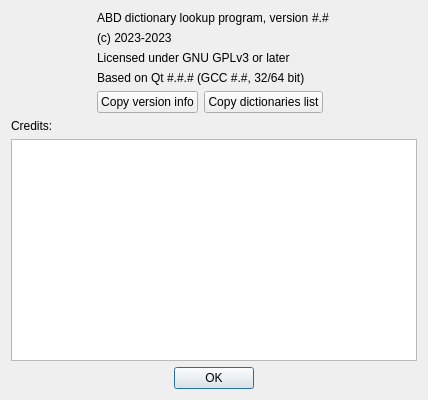
<?xml version="1.0" encoding="UTF-8"?>
<ui version="4.0">
 <class>About</class>
 <widget class="QDialog" name="About">
  <property name="windowModality">
   <enum>Qt::NonModal</enum>
  </property>
  <property name="geometry">
   <rect>
    <x>0</x>
    <y>0</y>
    <width>428</width>
    <height>400</height>
   </rect>
  </property>
  <property name="windowTitle">
   <string>About</string>
  </property>
  <property name="modal">
   <bool>true</bool>
  </property>
  <layout class="QVBoxLayout" name="verticalLayout_2">
   <item>
    <layout class="QHBoxLayout" name="horizontalLayout">
     <item>
      <widget class="QLabel" name="icon">
       <property name="minimumSize">
        <size>
         <width>80</width>
         <height>80</height>
        </size>
       </property>
       <property name="maximumSize">
        <size>
         <width>80</width>
         <height>80</height>
        </size>
       </property>
       <property name="text">
        <string/>
       </property>
       <property name="pixmap">
        <pixmap resource="../../resources.qrc">:/icons/advanced.png</pixmap>
       </property>
       <property name="scaledContents">
        <bool>true</bool>
       </property>
       <property name="alignment">
        <set>Qt::AlignCenter</set>
       </property>
       <property name="margin">
        <number>10</number>
       </property>
      </widget>
     </item>
     <item>
      <layout class="QVBoxLayout" name="verticalLayout">
       <item>
        <layout class="QHBoxLayout" name="horizontalLayout_2">
         <property name="spacing">
          <number>0</number>
         </property>
         <item>
          <widget class="QLabel" name="label">
           <property name="text">
            <string>ABD dictionary lookup program, version </string>
           </property>
           <property name="alignment">
            <set>Qt::AlignLeading|Qt::AlignLeft|Qt::AlignVCenter</set>
           </property>
          </widget>
         </item>
         <item>
          <widget class="QLabel" name="version">
           <property name="accessibleDescription">
            <string/>
           </property>
           <property name="text">
            <string notr="true">#.#</string>
           </property>
           <property name="textInteractionFlags">
            <set>Qt::TextEditorInteraction</set>
           </property>
          </widget>
         </item>
        </layout>
       </item>
       <item>
        <widget class="QLabel" name="label_2">
         <property name="text">
          <string notr="true">(c) 2023-2023 </string>
         </property>
         <property name="alignment">
          <set>Qt::AlignLeading|Qt::AlignLeft|Qt::AlignVCenter</set>
         </property>
        </widget>
       </item>
       <item>
        <widget class="QLabel" name="label_3">
         <property name="text">
          <string>Licensed under GNU GPLv3 or later</string>
         </property>
         <property name="alignment">
          <set>Qt::AlignLeading|Qt::AlignLeft|Qt::AlignVCenter</set>
         </property>
        </widget>
       </item>
       <item>
        <widget class="QLabel" name="qtVersion">
         <property name="text">
          <string notr="true">Based on Qt #.#.# (GCC #.#, 32/64 bit)</string>
         </property>
         <property name="textInteractionFlags">
          <set>Qt::TextEditorInteraction</set>
         </property>
        </widget>
       </item>
       <item>
        <layout class="QHBoxLayout" name="horizontalLayout_3">
         <item>
          <widget class="QPushButton" name="copyInfoBtn">
           <property name="sizePolicy">
            <sizepolicy hsizetype="Fixed" vsizetype="Fixed">
             <horstretch>0</horstretch>
             <verstretch>0</verstretch>
            </sizepolicy>
           </property>
           <property name="text">
            <string>Copy version info</string>
           </property>
          </widget>
         </item>
         <item>
          <widget class="QPushButton" name="copyDictListBtn">
           <property name="sizePolicy">
            <sizepolicy hsizetype="Fixed" vsizetype="Fixed">
             <horstretch>0</horstretch>
             <verstretch>0</verstretch>
            </sizepolicy>
           </property>
           <property name="text">
            <string>Copy dictionaries list</string>
           </property>
          </widget>
         </item>
         <item>
          <spacer name="horizontalSpacer">
           <property name="orientation">
            <enum>Qt::Horizontal</enum>
           </property>
           <property name="sizeHint" stdset="0">
            <size>
             <width>40</width>
             <height>20</height>
            </size>
           </property>
          </spacer>
         </item>
        </layout>
       </item>
      </layout>
     </item>
    </layout>
   </item>
   <item>
    <widget class="QLabel" name="label_5">
     <property name="text">
      <string>Credits:</string>
     </property>
     <property name="alignment">
      <set>Qt::AlignLeading|Qt::AlignLeft|Qt::AlignVCenter</set>
     </property>
    </widget>
   </item>
   <item>
    <widget class="QTextBrowser" name="credits">
     <property name="enabled">
      <bool>true</bool>
     </property>
     <property name="sizePolicy">
      <sizepolicy hsizetype="Expanding" vsizetype="Expanding">
       <horstretch>0</horstretch>
       <verstretch>1</verstretch>
      </sizepolicy>
     </property>
    </widget>
   </item>
   <item>
    <widget class="QDialogButtonBox" name="buttonBox">
     <property name="orientation">
      <enum>Qt::Horizontal</enum>
     </property>
     <property name="standardButtons">
      <set>QDialogButtonBox::Ok</set>
     </property>
     <property name="centerButtons">
      <bool>true</bool>
     </property>
    </widget>
   </item>
  </layout>
 </widget>
 <resources>
  <include location="../../resources.qrc"/>
 </resources>
 <connections>
  <connection>
   <sender>buttonBox</sender>
   <signal>accepted()</signal>
   <receiver>About</receiver>
   <slot>accept()</slot>
   <hints>
    <hint type="sourcelabel">
     <x>248</x>
     <y>254</y>
    </hint>
    <hint type="destinationlabel">
     <x>157</x>
     <y>274</y>
    </hint>
   </hints>
  </connection>
  <connection>
   <sender>buttonBox</sender>
   <signal>rejected()</signal>
   <receiver>About</receiver>
   <slot>reject()</slot>
   <hints>
    <hint type="sourcelabel">
     <x>316</x>
     <y>260</y>
    </hint>
    <hint type="destinationlabel">
     <x>286</x>
     <y>274</y>
    </hint>
   </hints>
  </connection>
 </connections>
</ui>
